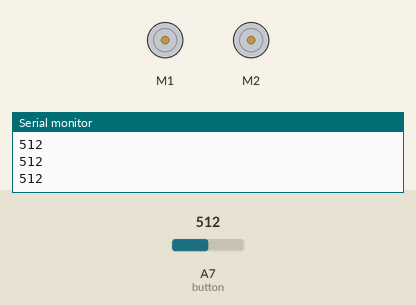
Simulated run of this sketch. Board: Arduino Uno, built with avr-gcc and run on an emulated ATmega328P. On the bench: 2 × DC motor (green arrow = forward, orange = backward, longer = faster), the last lines printed to the serial monitor. The test bench sets the inputs (shaded band); at power-on: A7 (button) = 512.

Above: at 1.2 s.
1.3 s: A7 (button) set to 11
2.8 s: A7 (button) set to 8
At 3.8 s:
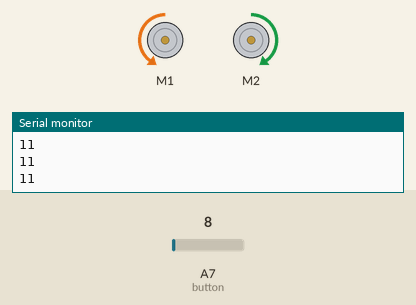
At 5.4 s:
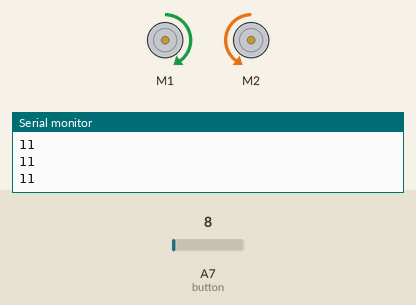
Timing chart, 0 to 11.8 s (numbered marks = the images above; inputs shaded):
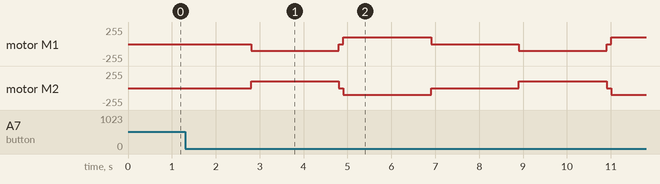

The sketch:

mBot_on_button_press_forward_reverse.ino
```cpp
/*
 * MakeBlock mBot
 * mCore control board (ATmega328) ~ Arduino Uno
 *
 * Program to drive mBot forward and reverse after onboard button press
 *
 * Controls of motor speed and direction using MeMCore library motor control functions
 */
#include "MeMCore.h"

/*
 * Motor connector M1 uses D6 for PWM (speed) and D7 for direction (HIGH = "+" or forward, LOW = "-" or reverse)
 * Motor connector M2 uses D5 for PWM (speed) and D4 for direction (HIGH = "+" or forward, LOW = "-" or reverse)
 */
MeDCMotor motorLeft(M1);  //Left motor connected to M1 motor connector
MeDCMotor motorRight(M2); //Right motor connected to M2 motor connecetor

uint8_t motorSpeed = 100; //value: between 0 and 255 for PWM output, "uint8_t" = unsigned integer of length 8 bits

#define button A7 //onboard button is connected to analog pin A7

void setup(){
  //declare board inputs and outputs (I/O)
  pinMode(button, INPUT);

  //sets data/baud rate (bits per second) for communicating with serial monitor
  Serial.begin(9600);
}

void loop(){
  while(analogRead(button) < 10){ //default button state is HIGH (1023)

    //Forward
    motorLeft.run(-motorSpeed); //right and left motor are mirror-mounted; neg. speed is forward for left motor
    motorRight.run(motorSpeed);
    delay(2000);

    //Stop
    motorLeft.stop();
    motorRight.stop();
    delay(100);

    //Reverse
    motorLeft.run(motorSpeed);
    motorRight.run(-motorSpeed);
    delay(2000);

    //Stop
    motorLeft.stop();
    motorRight.stop();
    delay(2000);

  }
  Serial.println(analogRead(button));
}
```

Measured:
- the behaviour switches between 10 and 9 on A7 (button) (found by bisection; images 0 and 1)
- after the input at 2.8 s, motor M1: stopped → backward 100/255 at once, → stopped 2.0 s later, → forward 100/255 0.10 s later, → stopped 2.0 s later, … (7 changes in this stretch); motor M2: stopped → forward 100/255 at once, → stopped 2.0 s later, → backward 100/255 0.10 s later, → stopped 2.0 s later, … (7 changes in this stretch)
